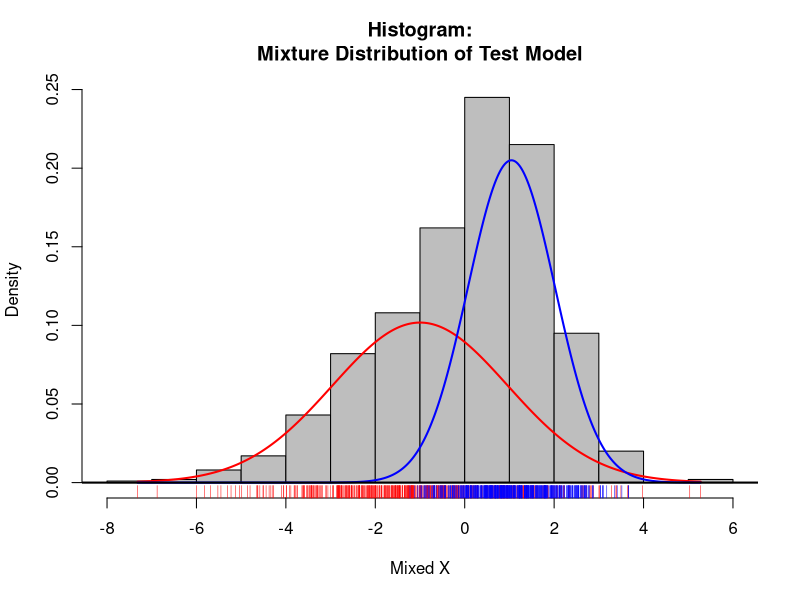
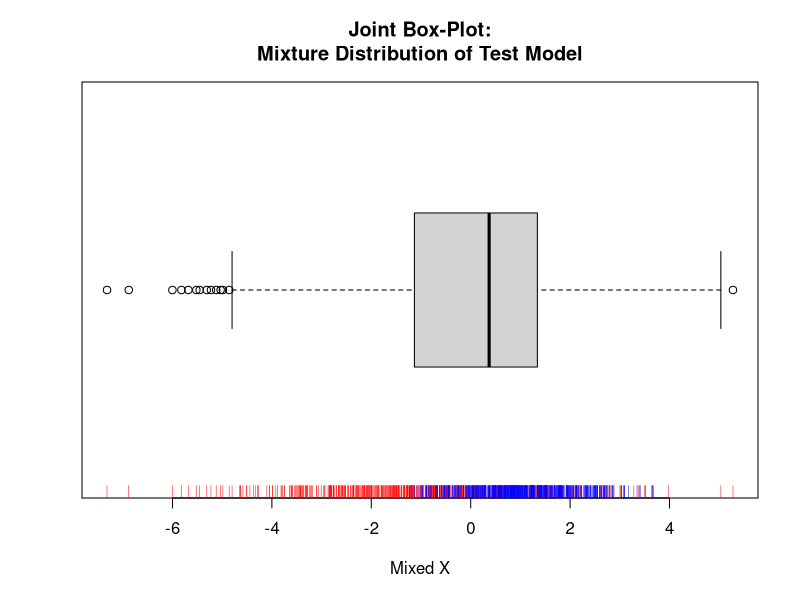
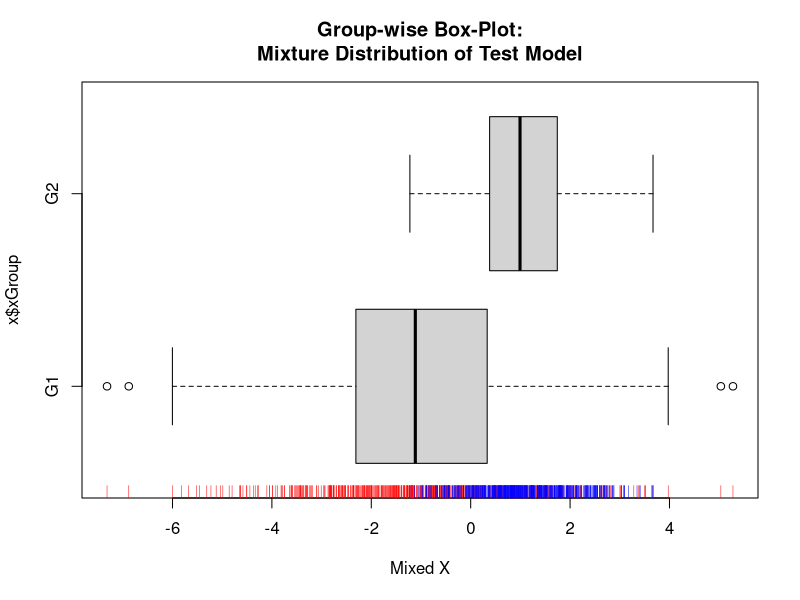

These charts were generated, in order, by the following R code:
BiModalityIndex <- function(x, show=TRUE){
  ########################################################
  ## Bimodality index. BM > 0.55 means multimodality    ##
  ## Input:  numeric data vector                        ##
  ## Output: mean, sd, skewness, kurtosis, bm-index     ##
  ########################################################
  
  if (!is.numeric(x)) stop("Input vector not numeric")
  n1 <- length(x)
  x <- x[!is.na(x)]
  n <- length(x)
  if (n < n1) warning("There are some missing input values")
  if (n < 4) stop("At least 4 observations are needed for calculation")
  
  x.mean <- mean(x)
  x.sd <- sd(x)
  x.skew <- e1071::skewness(x) # library e1071 required for kurtosis and skewness
  x.kurt <- e1071::kurtosis(x)
  x.bm <- (x.skew^2+1)/(x.kurt+(3*(n-1)^2)/((n-2)*(n-3)))
  if(show){
    BmResults <- c("Mean"=round(x.mean,3),"Std"=round(x.sd,3),
                   "Skew"=round(x.skew,3),"Kurt"=round(x.kurt,3),
                   "BMIndex"=round(x.bm,3))
    print(BmResults)
  }
  invisible( list(mean=x.mean,sd=x.sd,skew=x.skew,kurt=x.kurt,bimod=x.bm) )
} # end::BiModalityIndex


makeMixDist <- function(nCount, mixProp=1, mu1, sd1, mu2=mu1, sd2=sd1,shuffle=TRUE ){
#######################################################################
## Generates a mixture of two random normal distributed variables
##  
##  Inputs: nCount   Total number of observations
##          mixProp  Proportion of observation in the first group
##          mu1      Mean of the first group
##          sd1      Standard deviation of the first group
##          mu2      Mean of the second group
##          sd2      Standard deviation of the second group
##          shuffle  Mixed sequence of observation in both groups
#######################################################################
  if((mixProp < 0) | (mixProp > 1)) stop("Mixture proportion must be in the interval 0<=mixProp<=1")
  if(sd1 <= 0) stop("First standard deviation must be larger than 0")
  if(sd2 <= 0) stop("Second standard deviation must be larger than 0")
  
  x1 <- rnorm(nCount*mixProp, mu1, sd1)         # first normal parent distribution
  x2 <- rnorm(nCount*(1-mixProp), mu2, sd2)     # second normal parent distribution
  xLabel <- factor(c(rep("G1",length(x1)),rep("G2",length(x2))))
  x <- data.frame(rNorm=c(x1,x2),xGroup=xLabel)
  if(shuffle==TRUE){
    randSort <- runif(length(x1)+length(x2))
    x <- x[order(randSort), ]       # randomly mix both vectors
  }
  return(x) 
} # end::makeMixDist

mixHist <- function(x, myClass=NULL, myTitle="Name"){
  ## 
  ## Generates boxplots and histograms of a mixture of two groups
  ## Input:  x        data-frame with random variables rNorm 
  ##                  and group factor xGroup
  ##         myClass  bin definition for histogram
  ##         myTitle  title of the plots
  ##
  gMean <- tapply(x$rNorm, x$xGroup, mean)      # group means
  gSd <-tapply(x$rNorm, x$xGroup, sd)           # group sd
  gCount <- tapply(x$rNorm, x$xGroup, length)   # cases by group
  gStats <- data.frame(Groups=levels(x$xGroup), gMean=gMean, gSd=gSd,gCount=gCount)
  ## Generate proportion based normal density curves for both G1 and G2
  xRange <- range(x$rNorm)
  xSeq <- seq(xRange[1],xRange[2],length=1000)
  g1Density <- dnorm(xSeq,mean=gMean[1],sd=gSd[1])*gCount[1]/sum(gCount)
  g2Density <- dnorm(xSeq,mean=gMean[2],sd=gSd[2])*gCount[2]/sum(gCount)
  xDen <- hist(x$rNorm, nclass=myClass, plot=FALSE)$density
  yMax <- max(g1Density,g2Density,xDen)
 
  ## Plot group normal density and rescale by proportion in full dataset
  title <- paste("Histogram:\nMixture Distribution of",myTitle)
  hist(x$rNorm,probability=TRUE,ylim=c(0,yMax),col="grey",xlab="Mixed X", main=title)       #base histogram
  lines(xSeq,g1Density,col="red",lwd=2)
  lines(xSeq,g2Density,col="blue",lwd=2)
  rug(x[x$xGroup=="G1",1], col="red")
  rug(x[x$xGroup=="G2",1], col="blue")
  abline(h=0,lwd=2)
  
  ## Plot boxplots
  title <- paste("Joint Box-Plot:\nMixture Distribution of",myTitle)
  boxplot(x$rNorm, xlab="Mixed X", main=title, horizontal=T)      # joint box plot
  rug(x[x$xGroup=="G1",1], side=1,col="red")
  rug(x[x$xGroup=="G2",1], side=1, col="blue")  
  title <- paste("Group-wise Box-Plot:\nMixture Distribution of",myTitle)
  boxplot(x$rNorm~x$xGroup, xlab="Mixed X", main=title, horizontal=T, varwidth=TRUE)
  rug(x[x$xGroup=="G1",1], side=1,col="red")
  rug(x[x$xGroup=="G2",1], side=1, col="blue")  
  
  invisible(gStats)    # return statistics only if assigned to variable
} #end::mixHist

## Generate Mixture distribution of two normal parent distributions
x <- makeMixDist(1000, mixProp=0.5, mu1=-1, sd1=2, mu2=1, sd2=1)
BiModVal <- BiModalityIndex(x[,1],show=F)[[5]]

mixHist(x, myTitle="Test Model")     # visulize mixture distribution
cat("\n\nDescriptive Statistics of Joint Mixture Distribution:\n")
print(round( c("Mean:"= mean(x[,1]), "WinMean@10%"= mean(x[,1],trim=0.1), 
               "SD:"= sd(x[,1]), "Skew:"= e1071::skewness(x[,1]), "Kurt:"= e1071::kurtosis(x[,1]), 
               "BiModIdx:"= BiModVal ), 3))

